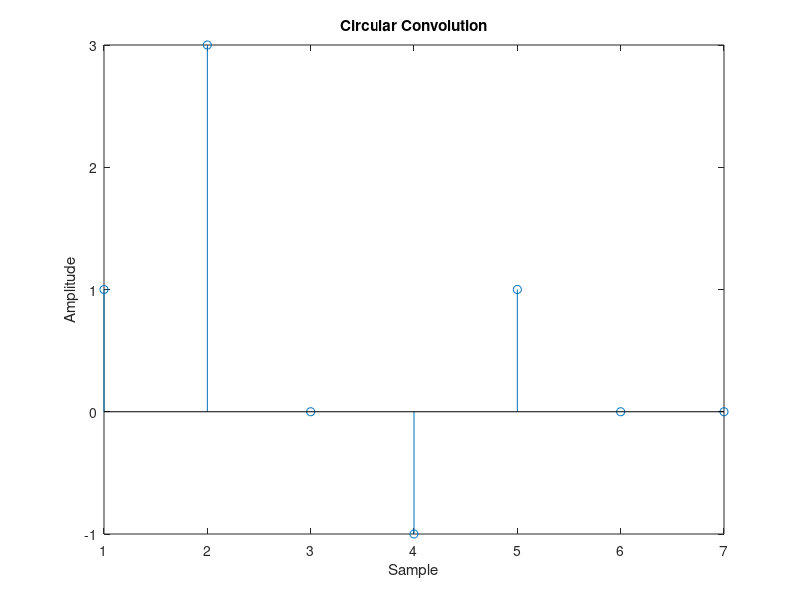

Write the MATLAB code that produced this figure.
%To compute the circular convolution of two sequences
clc;
clear all;
close all;

xn1 = [1, 2, -2, 1, 0, 0, 0];
xn2 = [1, 1, 0, 0, 0, 0, 0];
%use FFT to compute DFT of sequences
XK1 = fft(xn1);
XK2 = fft(xn2);
YK = XK1 .* XK2;
yn = ifft(YK);
fprintf('\n%f', yn);
%plot the result
n = 1:7;
stem(n, yn);
xlabel('Sample');
ylabel('Amplitude');
title('Circular Convolution');